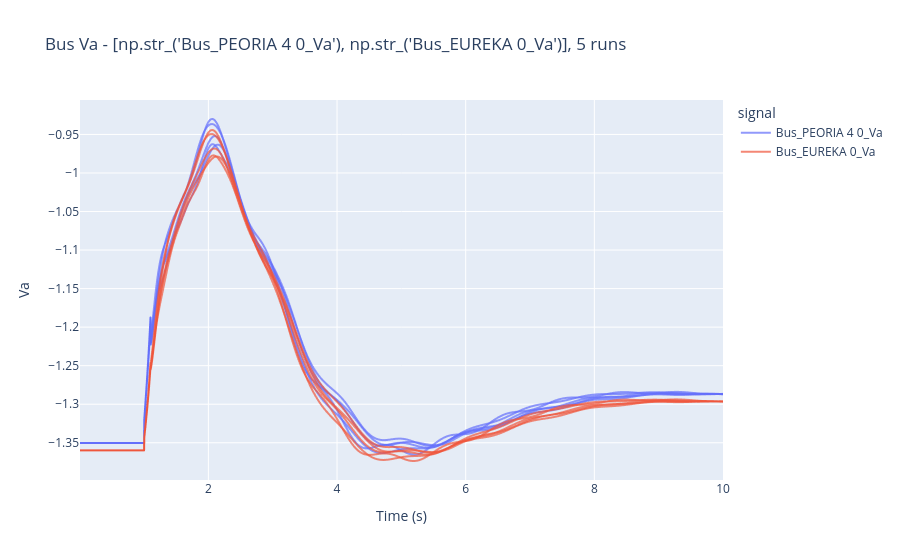
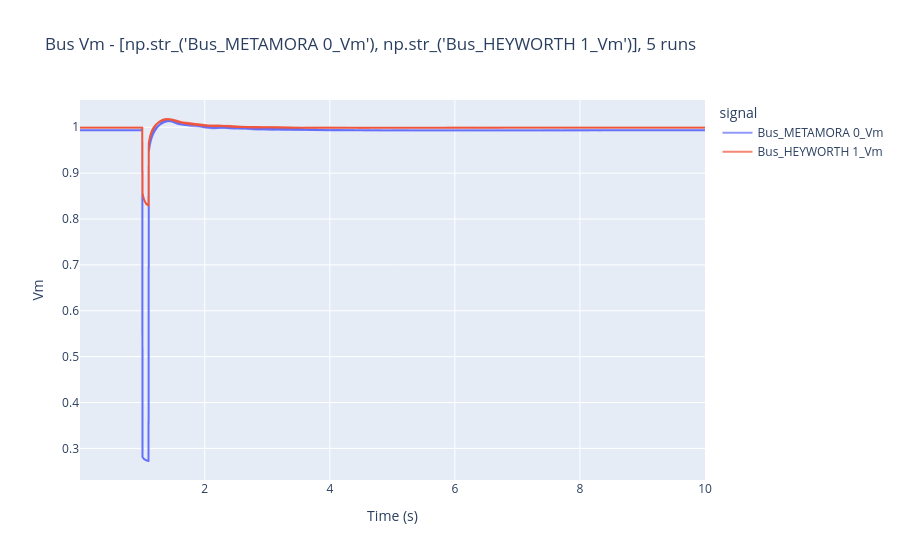
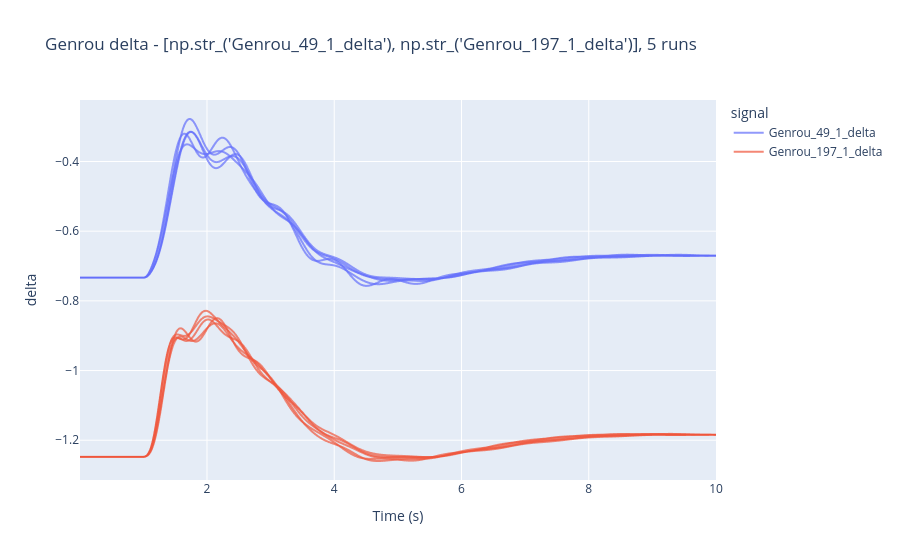
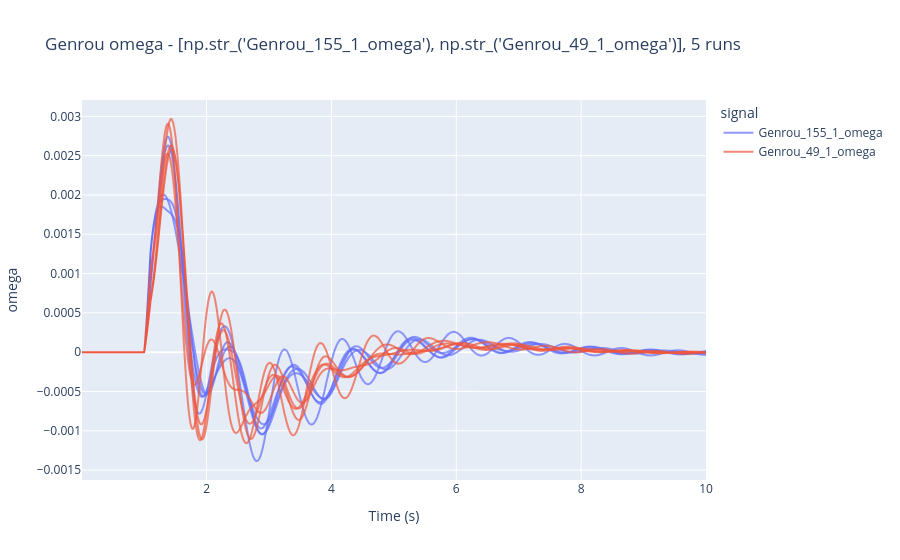

Here is the notebook cell these charts were saved with, in order:
### Code cell
# === Sanity check plot: 2 runs x 1 bus signal + 1 gen signal per var ===
PLOT_MAX_RUNS = 5
PLOT_MAX_BUS_N = 2
PLOT_MAX_GEN_N = 2

from collections import defaultdict
from gridkit_utils import MONITORABLE_VARS_BY_ELEMENT

# rng_plot = np.random.default_rng(SEED)  # fixed seed: same selection every run
rng_plot = np.random.default_rng()  # no seed: new random selection every run

# Load subset depending on serialize mode
if SERIALIZE_MODE == "stacked":
    _plot_df_full = results_df
else:
    run_files = sorted(glob.glob(os.path.join(UQ_OUT_PATH, "run_*.parquet")))
    if not run_files:
        raise FileNotFoundError(f"No run_*.parquet files found in {UQ_OUT_PATH}")
    chosen_idx = sorted(
        rng_plot.choice(
            len(run_files), size=min(PLOT_MAX_RUNS, len(run_files)), replace=False
        )
    )
    frames = []
    for idx in chosen_idx:
        fpath = run_files[idx]
        run_id = int(
            os.path.basename(fpath).replace("run_", "").replace(".parquet", "")
        )
        df = pd.read_parquet(fpath)
        df.insert(0, "run_id", run_id)
        frames.append(df)
    _plot_df_full = pd.concat(frames, ignore_index=True)
    print(f"Loaded {len(chosen_idx)} run files: {[run_files[i] for i in chosen_idx]}")

param_cols = list(samples_df.columns)
skip_cols = {"run_id", "time", "Solver Status"} | set(param_cols)
mon_cols = [c for c in _plot_df_full.columns if c not in skip_cols]

all_run_ids = sorted(_plot_df_full["run_id"].unique())
plot_run_ids = list(
    rng_plot.choice(
        all_run_ids, size=min(PLOT_MAX_RUNS, len(all_run_ids)), replace=False
    )
)
print(f"Runs: {plot_run_ids}")
plot_df = _plot_df_full[_plot_df_full["run_id"].isin(plot_run_ids)]

col_groups = defaultdict(list)
for col in mon_cols:
    parts = col.split("_")
    key = ("Bus", parts[-1]) if parts[0] == "Bus" else (parts[0], parts[-1])
    col_groups[key].append(col)

for (elem, var), cols in sorted(col_groups.items()):
    max_n = PLOT_MAX_BUS_N if elem == "Bus" else PLOT_MAX_GEN_N
    plot_cols = list(rng_plot.choice(cols, size=min(max_n, len(cols)), replace=False))
    melted = plot_df[["time", "run_id"] + plot_cols].melt(
        id_vars=["time", "run_id"], var_name="signal", value_name=var
    )
    fig = px.line(
        melted,
        x="time",
        y=var,
        color="signal",
        line_group="run_id",
        title=f"{elem} {var} - {plot_cols}, {len(plot_run_ids)} runs",
        labels={"time": "Time (s)", var: var},
    )
    _ = fig.update_traces(opacity=0.7)
    _ = fig.update_layout(legend_title="signal")
    _ = fig.show()

### Figure 1 — Plotly figure (JSON) as saved in the notebook; plotly's stock layout.template omitted (floating-point values rounded to 4 significant figures; data arrays with more than 128 entries replaced by an {"elided": "..."} marker saying what was removed)
{"data": [{"hovertemplate": "signal=Bus_PEORIA 4 0_Va<br>run_id=208<br>Time (s)=%{x}<br>Va=%{y}<extra></extra>", "legendgroup": "Bus_PEORIA 4 0_Va", "line": {"color": "#636efa", "dash": "solid"}, "marker": {"symbol": "circle"}, "mode": "lines", "name": "Bus_PEORIA 4 0_Va", "opacity": 0.7, "showlegend": true, "type": "scattergl", "x": {"elided": "2400 float values"}, "xaxis": "x", "y": {"elided": "2400 float values"}, "yaxis": "y"}, {"hovertemplate": "signal=Bus_PEORIA 4 0_Va<br>run_id=688<br>Time (s)=%{x}<br>Va=%{y}<extra></extra>", "legendgroup": "Bus_PEORIA 4 0_Va", "line": {"color": "#636efa", "dash": "solid"}, "marker": {"symbol": "circle"}, "mode": "lines", "name": "Bus_PEORIA 4 0_Va", "opacity": 0.7, "showlegend": false, "type": "scattergl", "x": {"elided": "2400 float values"}, "xaxis": "x", "y": {"elided": "2400 float values"}, "yaxis": "y"}, {"hovertemplate": "signal=Bus_PEORIA 4 0_Va<br>run_id=771<br>Time (s)=%{x}<br>Va=%{y}<extra></extra>", "legendgroup": "Bus_PEORIA 4 0_Va", "line": {"color": "#636efa", "dash": "solid"}, "marker": {"symbol": "circle"}, "mode": "lines", "name": "Bus_PEORIA 4 0_Va", "opacity": 0.7, "showlegend": false, "type": "scattergl", "x": {"elided": "2400 float values"}, "xaxis": "x", "y": {"elided": "2400 float values"}, "yaxis": "y"}, {"hovertemplate": "signal=Bus_PEORIA 4 0_Va<br>run_id=819<br>Time (s)=%{x}<br>Va=%{y}<extra></extra>", "legendgroup": "Bus_PEORIA 4 0_Va", "line": {"color": "#636efa", "dash": "solid"}, "marker": {"symbol": "circle"}, "mode": "lines", "name": "Bus_PEORIA 4 0_Va", "opacity": 0.7, "showlegend": false, "type": "scattergl", "x": {"elided": "2400 float values"}, "xaxis": "x", "y": {"elided": "2400 float values"}, "yaxis": "y"}, {"hovertemplate": "signal=Bus_PEORIA 4 0_Va<br>run_id=831<br>Time (s)=%{x}<br>Va=%{y}<extra></extra>", "legendgroup": "Bus_PEORIA 4 0_Va", "line": {"color": "#636efa", "dash": "solid"}, "marker": {"symbol": "circle"}, "mode": "lines", "name": "Bus_PEORIA 4 0_Va", "opacity": 0.7, "showlegend": false, "type": "scattergl", "x": {"elided": "2400 float values"}, "xaxis": "x", "y": {"elided": "2400 float values"}, "yaxis": "y"}, {"hovertemplate": "signal=Bus_EUREKA 0_Va<br>run_id=208<br>Time (s)=%{x}<br>Va=%{y}<extra></extra>", "legendgroup": "Bus_EUREKA 0_Va", "line": {"color": "#EF553B", "dash": "solid"}, "marker": {"symbol": "circle"}, "mode": "lines", "name": "Bus_EUREKA 0_Va", "opacity": 0.7, "showlegend": true, "type": "scattergl", "x": {"elided": "2400 float values"}, "xaxis": "x", "y": {"elided": "2400 float values"}, "yaxis": "y"}, {"hovertemplate": "signal=Bus_EUREKA 0_Va<br>run_id=688<br>Time (s)=%{x}<br>Va=%{y}<extra></extra>", "legendgroup": "Bus_EUREKA 0_Va", "line": {"color": "#EF553B", "dash": "solid"}, "marker": {"symbol": "circle"}, "mode": "lines", "name": "Bus_EUREKA 0_Va", "opacity": 0.7, "showlegend": false, "type": "scattergl", "x": {"elided": "2400 float values"}, "xaxis": "x", "y": {"elided": "2400 float values"}, "yaxis": "y"}, {"hovertemplate": "signal=Bus_EUREKA 0_Va<br>run_id=771<br>Time (s)=%{x}<br>Va=%{y}<extra></extra>", "legendgroup": "Bus_EUREKA 0_Va", "line": {"color": "#EF553B", "dash": "solid"}, "marker": {"symbol": "circle"}, "mode": "lines", "name": "Bus_EUREKA 0_Va", "opacity": 0.7, "showlegend": false, "type": "scattergl", "x": {"elided": "2400 float values"}, "xaxis": "x", "y": {"elided": "2400 float values"}, "yaxis": "y"}, {"hovertemplate": "signal=Bus_EUREKA 0_Va<br>run_id=819<br>Time (s)=%{x}<br>Va=%{y}<extra></extra>", "legendgroup": "Bus_EUREKA 0_Va", "line": {"color": "#EF553B", "dash": "solid"}, "marker": {"symbol": "circle"}, "mode": "lines", "name": "Bus_EUREKA 0_Va", "opacity": 0.7, "showlegend": false, "type": "scattergl", "x": {"elided": "2400 float values"}, "xaxis": "x", "y": {"elided": "2400 float values"}, "yaxis": "y"}, {"hovertemplate": "signal=Bus_EUREKA 0_Va<br>run_id=831<br>Time (s)=%{x}<br>Va=%{y}<extra></extra>", "legendgroup": "Bus_EUREKA 0_Va", "line": {"color": "#EF553B", "dash": "solid"}, "marker": {"symbol": "circle"}, "mode": "lines", "name": "Bus_EUREKA 0_Va", "opacity": 0.7, "showlegend": false, "type": "scattergl", "x": {"elided": "2400 float values"}, "xaxis": "x", "y": {"elided": "2400 float values"}, "yaxis": "y"}], "layout": {"legend": {"title": {"text": "signal"}, "tracegroupgap": 0}, "title": {"text": "Bus Va - [np.str_('Bus_PEORIA 4 0_Va'), np.str_('Bus_EUREKA 0_Va')], 5 runs"}, "xaxis": {"anchor": "y", "domain": [0, 1], "title": {"text": "Time (s)"}}, "yaxis": {"anchor": "x", "domain": [0, 1], "title": {"text": "Va"}}}}

### Figure 2 — Plotly figure (JSON) as saved in the notebook; plotly's stock layout.template omitted (floating-point values rounded to 4 significant figures; data arrays with more than 128 entries replaced by an {"elided": "..."} marker saying what was removed)
{"data": [{"hovertemplate": "signal=Bus_METAMORA 0_Vm<br>run_id=208<br>Time (s)=%{x}<br>Vm=%{y}<extra></extra>", "legendgroup": "Bus_METAMORA 0_Vm", "line": {"color": "#636efa", "dash": "solid"}, "marker": {"symbol": "circle"}, "mode": "lines", "name": "Bus_METAMORA 0_Vm", "opacity": 0.7, "showlegend": true, "type": "scattergl", "x": {"elided": "2400 float values"}, "xaxis": "x", "y": {"elided": "2400 float values"}, "yaxis": "y"}, {"hovertemplate": "signal=Bus_METAMORA 0_Vm<br>run_id=688<br>Time (s)=%{x}<br>Vm=%{y}<extra></extra>", "legendgroup": "Bus_METAMORA 0_Vm", "line": {"color": "#636efa", "dash": "solid"}, "marker": {"symbol": "circle"}, "mode": "lines", "name": "Bus_METAMORA 0_Vm", "opacity": 0.7, "showlegend": false, "type": "scattergl", "x": {"elided": "2400 float values"}, "xaxis": "x", "y": {"elided": "2400 float values"}, "yaxis": "y"}, {"hovertemplate": "signal=Bus_METAMORA 0_Vm<br>run_id=771<br>Time (s)=%{x}<br>Vm=%{y}<extra></extra>", "legendgroup": "Bus_METAMORA 0_Vm", "line": {"color": "#636efa", "dash": "solid"}, "marker": {"symbol": "circle"}, "mode": "lines", "name": "Bus_METAMORA 0_Vm", "opacity": 0.7, "showlegend": false, "type": "scattergl", "x": {"elided": "2400 float values"}, "xaxis": "x", "y": {"elided": "2400 float values"}, "yaxis": "y"}, {"hovertemplate": "signal=Bus_METAMORA 0_Vm<br>run_id=819<br>Time (s)=%{x}<br>Vm=%{y}<extra></extra>", "legendgroup": "Bus_METAMORA 0_Vm", "line": {"color": "#636efa", "dash": "solid"}, "marker": {"symbol": "circle"}, "mode": "lines", "name": "Bus_METAMORA 0_Vm", "opacity": 0.7, "showlegend": false, "type": "scattergl", "x": {"elided": "2400 float values"}, "xaxis": "x", "y": {"elided": "2400 float values"}, "yaxis": "y"}, {"hovertemplate": "signal=Bus_METAMORA 0_Vm<br>run_id=831<br>Time (s)=%{x}<br>Vm=%{y}<extra></extra>", "legendgroup": "Bus_METAMORA 0_Vm", "line": {"color": "#636efa", "dash": "solid"}, "marker": {"symbol": "circle"}, "mode": "lines", "name": "Bus_METAMORA 0_Vm", "opacity": 0.7, "showlegend": false, "type": "scattergl", "x": {"elided": "2400 float values"}, "xaxis": "x", "y": {"elided": "2400 float values"}, "yaxis": "y"}, {"hovertemplate": "signal=Bus_HEYWORTH 1_Vm<br>run_id=208<br>Time (s)=%{x}<br>Vm=%{y}<extra></extra>", "legendgroup": "Bus_HEYWORTH 1_Vm", "line": {"color": "#EF553B", "dash": "solid"}, "marker": {"symbol": "circle"}, "mode": "lines", "name": "Bus_HEYWORTH 1_Vm", "opacity": 0.7, "showlegend": true, "type": "scattergl", "x": {"elided": "2400 float values"}, "xaxis": "x", "y": {"elided": "2400 float values"}, "yaxis": "y"}, {"hovertemplate": "signal=Bus_HEYWORTH 1_Vm<br>run_id=688<br>Time (s)=%{x}<br>Vm=%{y}<extra></extra>", "legendgroup": "Bus_HEYWORTH 1_Vm", "line": {"color": "#EF553B", "dash": "solid"}, "marker": {"symbol": "circle"}, "mode": "lines", "name": "Bus_HEYWORTH 1_Vm", "opacity": 0.7, "showlegend": false, "type": "scattergl", "x": {"elided": "2400 float values"}, "xaxis": "x", "y": {"elided": "2400 float values"}, "yaxis": "y"}, {"hovertemplate": "signal=Bus_HEYWORTH 1_Vm<br>run_id=771<br>Time (s)=%{x}<br>Vm=%{y}<extra></extra>", "legendgroup": "Bus_HEYWORTH 1_Vm", "line": {"color": "#EF553B", "dash": "solid"}, "marker": {"symbol": "circle"}, "mode": "lines", "name": "Bus_HEYWORTH 1_Vm", "opacity": 0.7, "showlegend": false, "type": "scattergl", "x": {"elided": "2400 float values"}, "xaxis": "x", "y": {"elided": "2400 float values"}, "yaxis": "y"}, {"hovertemplate": "signal=Bus_HEYWORTH 1_Vm<br>run_id=819<br>Time (s)=%{x}<br>Vm=%{y}<extra></extra>", "legendgroup": "Bus_HEYWORTH 1_Vm", "line": {"color": "#EF553B", "dash": "solid"}, "marker": {"symbol": "circle"}, "mode": "lines", "name": "Bus_HEYWORTH 1_Vm", "opacity": 0.7, "showlegend": false, "type": "scattergl", "x": {"elided": "2400 float values"}, "xaxis": "x", "y": {"elided": "2400 float values"}, "yaxis": "y"}, {"hovertemplate": "signal=Bus_HEYWORTH 1_Vm<br>run_id=831<br>Time (s)=%{x}<br>Vm=%{y}<extra></extra>", "legendgroup": "Bus_HEYWORTH 1_Vm", "line": {"color": "#EF553B", "dash": "solid"}, "marker": {"symbol": "circle"}, "mode": "lines", "name": "Bus_HEYWORTH 1_Vm", "opacity": 0.7, "showlegend": false, "type": "scattergl", "x": {"elided": "2400 float values"}, "xaxis": "x", "y": {"elided": "2400 float values"}, "yaxis": "y"}], "layout": {"legend": {"title": {"text": "signal"}, "tracegroupgap": 0}, "title": {"text": "Bus Vm - [np.str_('Bus_METAMORA 0_Vm'), np.str_('Bus_HEYWORTH 1_Vm')], 5 runs"}, "xaxis": {"anchor": "y", "domain": [0, 1], "title": {"text": "Time (s)"}}, "yaxis": {"anchor": "x", "domain": [0, 1], "title": {"text": "Vm"}}}}

### Figure 3 — Plotly figure (JSON) as saved in the notebook; plotly's stock layout.template omitted (floating-point values rounded to 4 significant figures; data arrays with more than 128 entries replaced by an {"elided": "..."} marker saying what was removed)
{"data": [{"hovertemplate": "signal=Genrou_49_1_delta<br>run_id=208<br>Time (s)=%{x}<br>delta=%{y}<extra></extra>", "legendgroup": "Genrou_49_1_delta", "line": {"color": "#636efa", "dash": "solid"}, "marker": {"symbol": "circle"}, "mode": "lines", "name": "Genrou_49_1_delta", "opacity": 0.7, "showlegend": true, "type": "scattergl", "x": {"elided": "2400 float values"}, "xaxis": "x", "y": {"elided": "2400 float values"}, "yaxis": "y"}, {"hovertemplate": "signal=Genrou_49_1_delta<br>run_id=688<br>Time (s)=%{x}<br>delta=%{y}<extra></extra>", "legendgroup": "Genrou_49_1_delta", "line": {"color": "#636efa", "dash": "solid"}, "marker": {"symbol": "circle"}, "mode": "lines", "name": "Genrou_49_1_delta", "opacity": 0.7, "showlegend": false, "type": "scattergl", "x": {"elided": "2400 float values"}, "xaxis": "x", "y": {"elided": "2400 float values"}, "yaxis": "y"}, {"hovertemplate": "signal=Genrou_49_1_delta<br>run_id=771<br>Time (s)=%{x}<br>delta=%{y}<extra></extra>", "legendgroup": "Genrou_49_1_delta", "line": {"color": "#636efa", "dash": "solid"}, "marker": {"symbol": "circle"}, "mode": "lines", "name": "Genrou_49_1_delta", "opacity": 0.7, "showlegend": false, "type": "scattergl", "x": {"elided": "2400 float values"}, "xaxis": "x", "y": {"elided": "2400 float values"}, "yaxis": "y"}, {"hovertemplate": "signal=Genrou_49_1_delta<br>run_id=819<br>Time (s)=%{x}<br>delta=%{y}<extra></extra>", "legendgroup": "Genrou_49_1_delta", "line": {"color": "#636efa", "dash": "solid"}, "marker": {"symbol": "circle"}, "mode": "lines", "name": "Genrou_49_1_delta", "opacity": 0.7, "showlegend": false, "type": "scattergl", "x": {"elided": "2400 float values"}, "xaxis": "x", "y": {"elided": "2400 float values"}, "yaxis": "y"}, {"hovertemplate": "signal=Genrou_49_1_delta<br>run_id=831<br>Time (s)=%{x}<br>delta=%{y}<extra></extra>", "legendgroup": "Genrou_49_1_delta", "line": {"color": "#636efa", "dash": "solid"}, "marker": {"symbol": "circle"}, "mode": "lines", "name": "Genrou_49_1_delta", "opacity": 0.7, "showlegend": false, "type": "scattergl", "x": {"elided": "2400 float values"}, "xaxis": "x", "y": {"elided": "2400 float values"}, "yaxis": "y"}, {"hovertemplate": "signal=Genrou_197_1_delta<br>run_id=208<br>Time (s)=%{x}<br>delta=%{y}<extra></extra>", "legendgroup": "Genrou_197_1_delta", "line": {"color": "#EF553B", "dash": "solid"}, "marker": {"symbol": "circle"}, "mode": "lines", "name": "Genrou_197_1_delta", "opacity": 0.7, "showlegend": true, "type": "scattergl", "x": {"elided": "2400 float values"}, "xaxis": "x", "y": {"elided": "2400 float values"}, "yaxis": "y"}, {"hovertemplate": "signal=Genrou_197_1_delta<br>run_id=688<br>Time (s)=%{x}<br>delta=%{y}<extra></extra>", "legendgroup": "Genrou_197_1_delta", "line": {"color": "#EF553B", "dash": "solid"}, "marker": {"symbol": "circle"}, "mode": "lines", "name": "Genrou_197_1_delta", "opacity": 0.7, "showlegend": false, "type": "scattergl", "x": {"elided": "2400 float values"}, "xaxis": "x", "y": {"elided": "2400 float values"}, "yaxis": "y"}, {"hovertemplate": "signal=Genrou_197_1_delta<br>run_id=771<br>Time (s)=%{x}<br>delta=%{y}<extra></extra>", "legendgroup": "Genrou_197_1_delta", "line": {"color": "#EF553B", "dash": "solid"}, "marker": {"symbol": "circle"}, "mode": "lines", "name": "Genrou_197_1_delta", "opacity": 0.7, "showlegend": false, "type": "scattergl", "x": {"elided": "2400 float values"}, "xaxis": "x", "y": {"elided": "2400 float values"}, "yaxis": "y"}, {"hovertemplate": "signal=Genrou_197_1_delta<br>run_id=819<br>Time (s)=%{x}<br>delta=%{y}<extra></extra>", "legendgroup": "Genrou_197_1_delta", "line": {"color": "#EF553B", "dash": "solid"}, "marker": {"symbol": "circle"}, "mode": "lines", "name": "Genrou_197_1_delta", "opacity": 0.7, "showlegend": false, "type": "scattergl", "x": {"elided": "2400 float values"}, "xaxis": "x", "y": {"elided": "2400 float values"}, "yaxis": "y"}, {"hovertemplate": "signal=Genrou_197_1_delta<br>run_id=831<br>Time (s)=%{x}<br>delta=%{y}<extra></extra>", "legendgroup": "Genrou_197_1_delta", "line": {"color": "#EF553B", "dash": "solid"}, "marker": {"symbol": "circle"}, "mode": "lines", "name": "Genrou_197_1_delta", "opacity": 0.7, "showlegend": false, "type": "scattergl", "x": {"elided": "2400 float values"}, "xaxis": "x", "y": {"elided": "2400 float values"}, "yaxis": "y"}], "layout": {"legend": {"title": {"text": "signal"}, "tracegroupgap": 0}, "title": {"text": "Genrou delta - [np.str_('Genrou_49_1_delta'), np.str_('Genrou_197_1_delta')], 5 runs"}, "xaxis": {"anchor": "y", "domain": [0, 1], "title": {"text": "Time (s)"}}, "yaxis": {"anchor": "x", "domain": [0, 1], "title": {"text": "delta"}}}}

### Figure 4 — Plotly figure (JSON) as saved in the notebook; plotly's stock layout.template omitted (floating-point values rounded to 4 significant figures; data arrays with more than 128 entries replaced by an {"elided": "..."} marker saying what was removed)
{"data": [{"hovertemplate": "signal=Genrou_155_1_omega<br>run_id=208<br>Time (s)=%{x}<br>omega=%{y}<extra></extra>", "legendgroup": "Genrou_155_1_omega", "line": {"color": "#636efa", "dash": "solid"}, "marker": {"symbol": "circle"}, "mode": "lines", "name": "Genrou_155_1_omega", "opacity": 0.7, "showlegend": true, "type": "scattergl", "x": {"elided": "2400 float values"}, "xaxis": "x", "y": {"elided": "2400 float values"}, "yaxis": "y"}, {"hovertemplate": "signal=Genrou_155_1_omega<br>run_id=688<br>Time (s)=%{x}<br>omega=%{y}<extra></extra>", "legendgroup": "Genrou_155_1_omega", "line": {"color": "#636efa", "dash": "solid"}, "marker": {"symbol": "circle"}, "mode": "lines", "name": "Genrou_155_1_omega", "opacity": 0.7, "showlegend": false, "type": "scattergl", "x": {"elided": "2400 float values"}, "xaxis": "x", "y": {"elided": "2400 float values"}, "yaxis": "y"}, {"hovertemplate": "signal=Genrou_155_1_omega<br>run_id=771<br>Time (s)=%{x}<br>omega=%{y}<extra></extra>", "legendgroup": "Genrou_155_1_omega", "line": {"color": "#636efa", "dash": "solid"}, "marker": {"symbol": "circle"}, "mode": "lines", "name": "Genrou_155_1_omega", "opacity": 0.7, "showlegend": false, "type": "scattergl", "x": {"elided": "2400 float values"}, "xaxis": "x", "y": {"elided": "2400 float values"}, "yaxis": "y"}, {"hovertemplate": "signal=Genrou_155_1_omega<br>run_id=819<br>Time (s)=%{x}<br>omega=%{y}<extra></extra>", "legendgroup": "Genrou_155_1_omega", "line": {"color": "#636efa", "dash": "solid"}, "marker": {"symbol": "circle"}, "mode": "lines", "name": "Genrou_155_1_omega", "opacity": 0.7, "showlegend": false, "type": "scattergl", "x": {"elided": "2400 float values"}, "xaxis": "x", "y": {"elided": "2400 float values"}, "yaxis": "y"}, {"hovertemplate": "signal=Genrou_155_1_omega<br>run_id=831<br>Time (s)=%{x}<br>omega=%{y}<extra></extra>", "legendgroup": "Genrou_155_1_omega", "line": {"color": "#636efa", "dash": "solid"}, "marker": {"symbol": "circle"}, "mode": "lines", "name": "Genrou_155_1_omega", "opacity": 0.7, "showlegend": false, "type": "scattergl", "x": {"elided": "2400 float values"}, "xaxis": "x", "y": {"elided": "2400 float values"}, "yaxis": "y"}, {"hovertemplate": "signal=Genrou_49_1_omega<br>run_id=208<br>Time (s)=%{x}<br>omega=%{y}<extra></extra>", "legendgroup": "Genrou_49_1_omega", "line": {"color": "#EF553B", "dash": "solid"}, "marker": {"symbol": "circle"}, "mode": "lines", "name": "Genrou_49_1_omega", "opacity": 0.7, "showlegend": true, "type": "scattergl", "x": {"elided": "2400 float values"}, "xaxis": "x", "y": {"elided": "2400 float values"}, "yaxis": "y"}, {"hovertemplate": "signal=Genrou_49_1_omega<br>run_id=688<br>Time (s)=%{x}<br>omega=%{y}<extra></extra>", "legendgroup": "Genrou_49_1_omega", "line": {"color": "#EF553B", "dash": "solid"}, "marker": {"symbol": "circle"}, "mode": "lines", "name": "Genrou_49_1_omega", "opacity": 0.7, "showlegend": false, "type": "scattergl", "x": {"elided": "2400 float values"}, "xaxis": "x", "y": {"elided": "2400 float values"}, "yaxis": "y"}, {"hovertemplate": "signal=Genrou_49_1_omega<br>run_id=771<br>Time (s)=%{x}<br>omega=%{y}<extra></extra>", "legendgroup": "Genrou_49_1_omega", "line": {"color": "#EF553B", "dash": "solid"}, "marker": {"symbol": "circle"}, "mode": "lines", "name": "Genrou_49_1_omega", "opacity": 0.7, "showlegend": false, "type": "scattergl", "x": {"elided": "2400 float values"}, "xaxis": "x", "y": {"elided": "2400 float values"}, "yaxis": "y"}, {"hovertemplate": "signal=Genrou_49_1_omega<br>run_id=819<br>Time (s)=%{x}<br>omega=%{y}<extra></extra>", "legendgroup": "Genrou_49_1_omega", "line": {"color": "#EF553B", "dash": "solid"}, "marker": {"symbol": "circle"}, "mode": "lines", "name": "Genrou_49_1_omega", "opacity": 0.7, "showlegend": false, "type": "scattergl", "x": {"elided": "2400 float values"}, "xaxis": "x", "y": {"elided": "2400 float values"}, "yaxis": "y"}, {"hovertemplate": "signal=Genrou_49_1_omega<br>run_id=831<br>Time (s)=%{x}<br>omega=%{y}<extra></extra>", "legendgroup": "Genrou_49_1_omega", "line": {"color": "#EF553B", "dash": "solid"}, "marker": {"symbol": "circle"}, "mode": "lines", "name": "Genrou_49_1_omega", "opacity": 0.7, "showlegend": false, "type": "scattergl", "x": {"elided": "2400 float values"}, "xaxis": "x", "y": {"elided": "2400 float values"}, "yaxis": "y"}], "layout": {"legend": {"title": {"text": "signal"}, "tracegroupgap": 0}, "title": {"text": "Genrou omega - [np.str_('Genrou_155_1_omega'), np.str_('Genrou_49_1_omega')], 5 runs"}, "xaxis": {"anchor": "y", "domain": [0, 1], "title": {"text": "Time (s)"}}, "yaxis": {"anchor": "x", "domain": [0, 1], "title": {"text": "omega"}}}}
